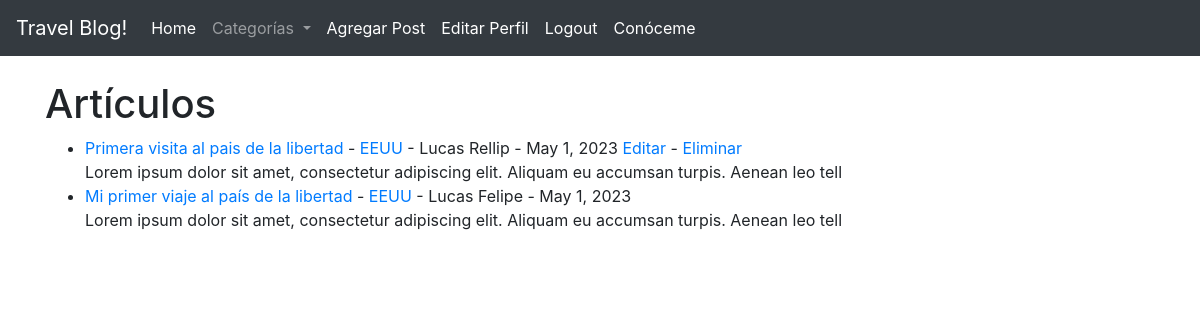
The app's page / (signed in) with its own data.
### TravelBlog/models.py (models this page shows, shortened)
class Post(models.Model):
    titulo = models.CharField(max_length= 50)
    autor = models.ForeignKey(User, on_delete=models.CASCADE)
    cuerpo = models.TextField()
    fechapost = models.DateField(auto_now_add=True)
    categorias = models.CharField(max_length= 50, default='Otros')
    imagen = models.ImageField(null=True, blank=True, upload_to = "imagenes/")

### TravelBlog/views.py (the view)
# urls.py: path('', VistaHome.as_view(), name = "home"),
class VistaHome(ListView):
    model = Post
    template_name = 'home.html'
    ordering = ['-id']
    def get_context_data(self, *args, **kwargs):
        categ_menu = Categoria.objects.all()
        context = super(VistaHome, self).get_context_data(*args, *kwargs)
        context["categ_menu"] = categ_menu
        return context

### TravelBlog/models.py (called while the page is built)
    def __str__(self):
        return self.nombre

### TravelBlog/templates/home.html
{% extends 'base.html' %}
{% block contenido_cambia %}
<h1>Artículos</h1>
<ul>
{% for post in object_list %}
    <li><a href="{% url 'articulodetalle' post.pk %}"> {{ post.titulo }} <a/> - <a href="{% url 'categorias' post.categorias %}">{{ post.categorias }}<a/>
        - {{ post.autor.first_name }}
         {{ post.autor.last_name }}
        - {{ post.fechapost }}
        {% if user.is_authenticated %}
            {% if user.id == post.autor.id %}
            <a href="{% url 'editarpost' post.pk %}">Editar<a/> -
            <a href="{% url 'eliminarpost' post.pk %}">Eliminar<a/>
            {% endif %}
        {% endif %}
        <br/>
    {{ post.cuerpo | slice:"100" | safe }}</li>
{% endfor %}
</ul>
{% for post in object_list %}
    {{ item }} <br/>
{% endfor %}
{% endblock %}

### records on screen
Post: titulo "Primera visita al pais de la libertad", categorias "EEUU", autor.first_name "Lucas", autor.last_name "Rellip", fechapost "May 1, 2023", shows "Editar", cuerpo "Lorem ipsum dolor sit amet, consectetur adipiscing elit. Aliquam eu accumsan turpis. Aenean leo tell"
Post: titulo "Mi primer viaje al país de la libertad", categorias "EEUU", autor.first_name "Lucas", autor.last_name "Felipe", fechapost "May 1, 2023", cuerpo "Lorem ipsum dolor sit amet, consectetur adipiscing elit. Aliquam eu accumsan turpis. Aenean leo tell"
